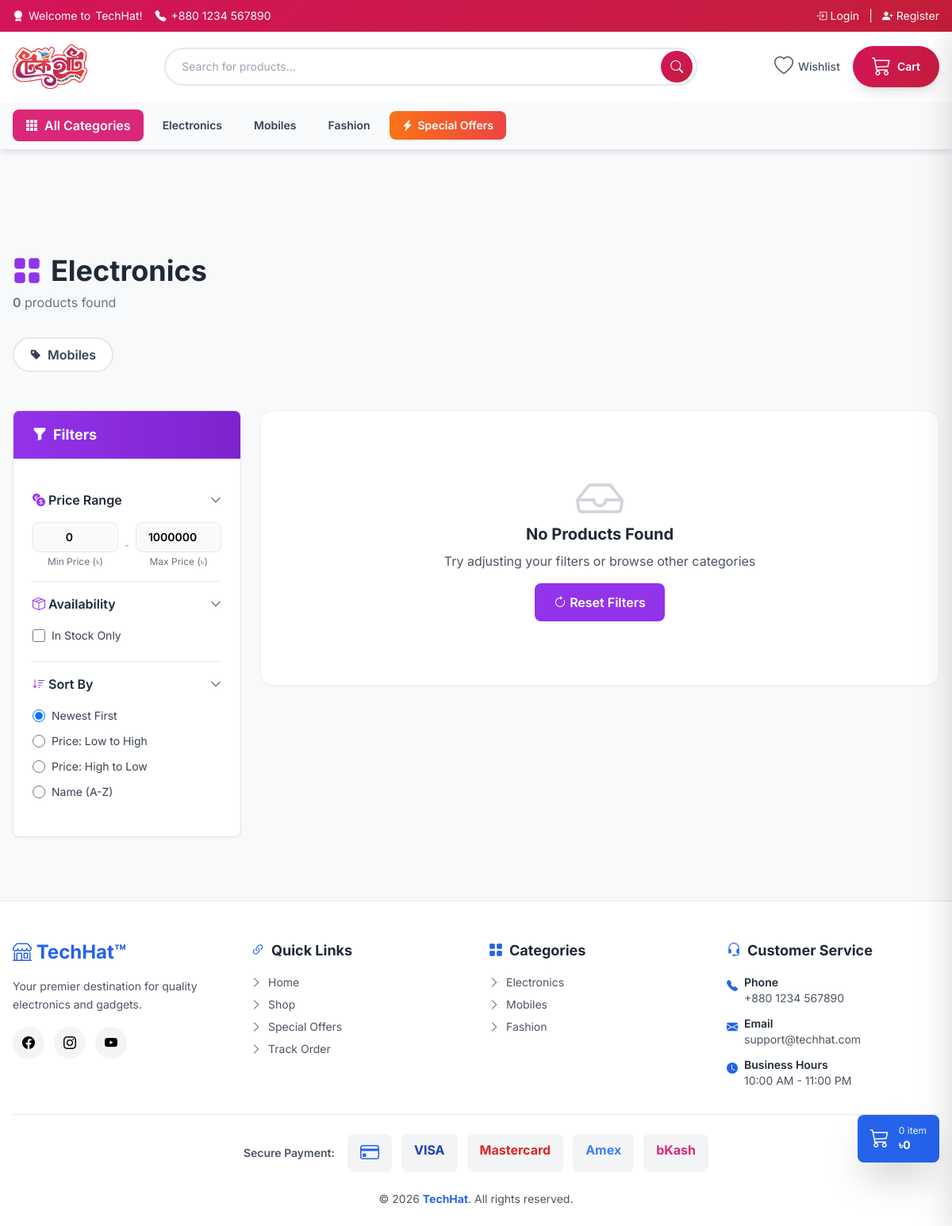
/category.php?id=1, run on the app's committed database.
### tables this page shows
CREATE TABLE IF NOT EXISTS categories (
    id INT UNSIGNED AUTO_INCREMENT PRIMARY KEY,
    parent_id INT UNSIGNED NULL,
    name VARCHAR(150) NOT NULL,
    slug VARCHAR(180) NOT NULL UNIQUE,
    description TEXT,
    image VARCHAR(255),
    created_at DATETIME NOT NULL DEFAULT CURRENT_TIMESTAMP,
    updated_at DATETIME NOT NULL DEFAULT CURRENT_TIMESTAMP ON UPDATE CURRENT_TIMESTAMP,
    CONSTRAINT fk_categories_parent FOREIGN KEY (parent_id) REFERENCES categories(id) ON DELETE SET NULL,
    INDEX idx_categories_parent (parent_id)
);

### category.php (the view, shortened to what the rows shown need)
<?php
require_once 'core/auth.php';
$slug = $_GET['slug'] ?? '';
$catId = $_GET['id'] ?? '';
$isOffers = isset($_GET['offers']) && $_GET['offers'] == 1;
$sort = $_GET['sort'] ?? 'newest';
$inStock = isset($_GET['in_stock']) ? (int)$_GET['in_stock'] : 0;
$brandFilter = isset($_GET['brand']) ? (int)$_GET['brand'] : null;
if ($isOffers) {
    $category = ['id' => 0, 'name' => 'Special Offers', 'slug' => 'offers'];
    $sql = "SELECT p.*, b.name as brand_name,
        (SELECT image_path FROM product_images WHERE product_id = p.id AND is_thumbnail = 1 LIMIT 1) as thumb,
        (SELECT image_path FROM product_images WHERE product_id = p.id AND is_primary = 1 LIMIT 1) as image,
        (SELECT MIN(COALESCE(NULLIF(offer_price,0), price)) FROM product_variants WHERE product_id = p.id) as min_effective,
        (SELECT MAX(COALESCE(NULLIF(offer_price,0), price)) FROM product_variants WHERE product_id = p.id) as max_effective,
        (SELECT MIN(price) FROM product_variants WHERE product_id = p.id) as min_regular,
        (SELECT SUM(stock_quantity) FROM product_variants WHERE product_id = p.id) as total_stock,
        (SELECT COALESCE(fsi.discount_percentage, fs.discount_percentage) FROM flash_sale_items fsi JOIN flash_sales fs ON fs.id = fsi.flash_sale_id WHERE fsi.product_id = p.id AND fs.is_active = 1 AND (fs.start_at IS NULL OR fs.start_at <= NOW()) AND (fs.end_at IS NULL OR fs.end_at >= NOW()) ORDER BY fs.end_at ASC LIMIT 1) as flash_discount
        FROM products p
        LEFT JOIN brands b ON p.brand_id = b.id
        WHERE (SELECT COUNT(*) FROM product_variants WHERE product_id = p.id AND offer_price > 0) > 0";
    if ($brandFilter) {
        $sql .= " AND p.brand_id = :brand_id";
    }
    if ($inStock) {
        $sql .= " AND (SELECT SUM(stock_quantity) FROM product_variants WHERE product_id = p.id) > 0";
    }
    switch($sort) {
        case 'price_low':
            $sql .= " ORDER BY min_effective ASC";
            break;
        case 'price_high':
            $sql .= " ORDER BY min_effective DESC";
            break;
        case 'name':
            $sql .= " ORDER BY p.title ASC";
            break;
        default:
            $sql .= " ORDER BY p.id DESC";
    }
    $stmtProd = $pdo->prepare($sql);
    if ($brandFilter) {
        $stmtProd->bindParam(':brand_id', $brandFilter);
    }
    $stmtProd->execute();
} else {
    if ($slug) {
        $stmtCat = $pdo->prepare('SELECT id, name, slug, description FROM categories WHERE slug = ? LIMIT 1');
        $stmtCat->execute([$slug]);
    } else {
        $stmtCat = $pdo->prepare('SELECT id, name, slug, description FROM categories WHERE id = ? LIMIT 1');
        $stmtCat->execute([$catId]);
    }
    $category = $stmtCat->fetch();
}
$products = [];
?>
<!DOCTYPE html>
<html lang="en">
<head>
    <script src="https://cdn.tailwindcss.com"></script>
    <link rel="stylesheet" href="https://cdn.jsdelivr.net/npm/bootstrap-icons@1.11.1/font/bootstrap-icons.css">
    <link rel="stylesheet" href="https://cdnjs.cloudflare.com/ajax/libs/noUiSlider/15.7.1/nouislider.min.css">
</head>
<body>
    <?php include 'includes/header.php'; ?>
    <div class="max-w-7xl mx-auto px-4 py-8" style="margin-top: 100px;">
        <div class="mb-8">
            <h1 class="text-4xl font-bold text-gray-800 mb-2 flex items-center gap-3">
                <i class="bi bi-grid-fill text-purple-600"></i>
                <?php echo htmlspecialchars($category['name']); ?>
            </h1>
            <p class="text-gray-500 mt-2">
                <span class="font-semibold"><?php echo count($products); ?></span> products found
            </p>
        </div>
        <?php
        $subcategories = [];
        if (!$isOffers) {
            $stmtSub = $pdo->prepare("SELECT * FROM categories WHERE parent_id = ? ORDER BY name ASC");
            $stmtSub->execute([$category['id']]);
            $subcategories = $stmtSub->fetchAll();
        }
        ?>
        <?php if (!empty($subcategories)): ?>
        <div class="mb-8 overflow-x-auto pb-4">
            <div class="flex gap-3 flex-nowrap">
                <?php foreach ($subcategories as $sub): ?>
                    <a href="category.php?id=<?php echo $sub['id']; ?>"
                       class="subcategory-pill px-5 py-2 rounded-full font-semibold text-gray-700 whitespace-nowrap inline-flex items-center gap-2">
                        <i class="bi bi-tag-fill text-sm"></i>
                        <?php echo htmlspecialchars($sub['name']); ?>
                    </a>
                <?php endforeach; ?>
            </div>
        </div>
        <?php endif; ?>
    </div>
    <?php include 'includes/footer.php'; ?>
</body>
</html>

### includes/header.php (shortened to what the rows shown need)
<?php
require_once __DIR__ . '/../core/db.php';
try {
    $stmtCatHeader = $pdo->query("SELECT * FROM categories LIMIT 10");
    $categoriesHeader = $stmtCatHeader->fetchAll();
} catch (Exception $e) { $categoriesHeader = []; }
?>
<!DOCTYPE html>
<html lang="en">
<head>
    <script src="https://cdn.tailwindcss.com"></script>
    <link rel="stylesheet" href="https://cdn.jsdelivr.net/npm/bootstrap-icons@1.11.1/font/bootstrap-icons.css">
</head>
<body>
<header id="mainHeader">
    <div id="categoriesNav" class="bg-gray-50 border-b border-gray-200">
        <div class="max-w-7xl mx-auto px-4">
            <div class="flex items-center gap-2 overflow-x-auto py-2.5 scrollbar-hide">
                <a href="categories.php" class="flex-shrink-0 flex items-center gap-2 bg-pink-600 text-white px-4 py-2 rounded-lg font-semibold hover:bg-pink-700 transition-all">
                    <i class="bi bi-grid-3x3-gap-fill"></i>
                    <span class="hidden sm:inline">All Categories</span>
                </a>
                <?php foreach($categoriesHeader as $c): ?>
                <a href="category.php?id=<?php echo $c['id']; ?>" class="flex-shrink-0 px-4 py-2 rounded-lg text-sm font-semibold whitespace-nowrap text-gray-700 hover:bg-pink-600 hover:text-white transition-all">
                    <?php echo htmlspecialchars($c['name']); ?>
                </a>
                <?php endforeach; ?>
                <a href="category.php?offers=1" class="flex-shrink-0 flex items-center gap-1.5 px-4 py-2 rounded-lg text-sm font-semibold whitespace-nowrap bg-gradient-to-r from-orange-500 to-red-500 text-white hover:shadow-lg transition-all">
                    <i class="bi bi-lightning-charge-fill"></i> Special Offers
                </a>
            </div>
        </div>
    </div>
</header>
</body>
</html>

### includes/footer.php (shortened to what the rows shown need)
<?php
if (!isset($categories)) {
    $stmtCatFooter = $pdo->query("SELECT * FROM categories LIMIT 5");
    $categories = $stmtCatFooter->fetchAll();
}
?>
<footer class="bg-white border-t mt-12 pt-12 pb-6">
    <div class="max-w-7xl mx-auto px-4">
        <div class="grid grid-cols-1 md:grid-cols-4 gap-8 mb-8">
            <div>
                <ul class="space-y-2 text-sm">
                    <?php
                    $footerCats = array_slice($categories, 0, 4);
                    foreach($footerCats as $cat):
                    ?>
                    <li>
                        <a href="category.php?slug=<?php echo $cat['slug']; ?>"
                           class="text-gray-600 hover:text-blue-600 transition-colors flex items-center gap-2">
                            <i class="bi bi-chevron-right"></i>
                            <?php echo htmlspecialchars($cat['name']); ?>
                        </a>
                    </li>
                    <?php endforeach; ?>
                </ul>
            </div>
        </div>
    </div>
</footer>

### data on the page
categories: name "Electronics"
categories: name "Mobiles"
categories: name "Fashion"

### other printed values
$settings['site_name'] "TechHat"
$settings['footer_phone'] "+880 1234 567890"
$cartCount "0"
$cartTotal "0"
count($products) "0"
$siteName "TechHat"
$settings['footer_about'] "Your premier destination for quality electronics and gadgets."
$settings['footer_email'] "support@techhat.com"
$settings['footer_hours'] "10:00 AM - 11:00 PM"
